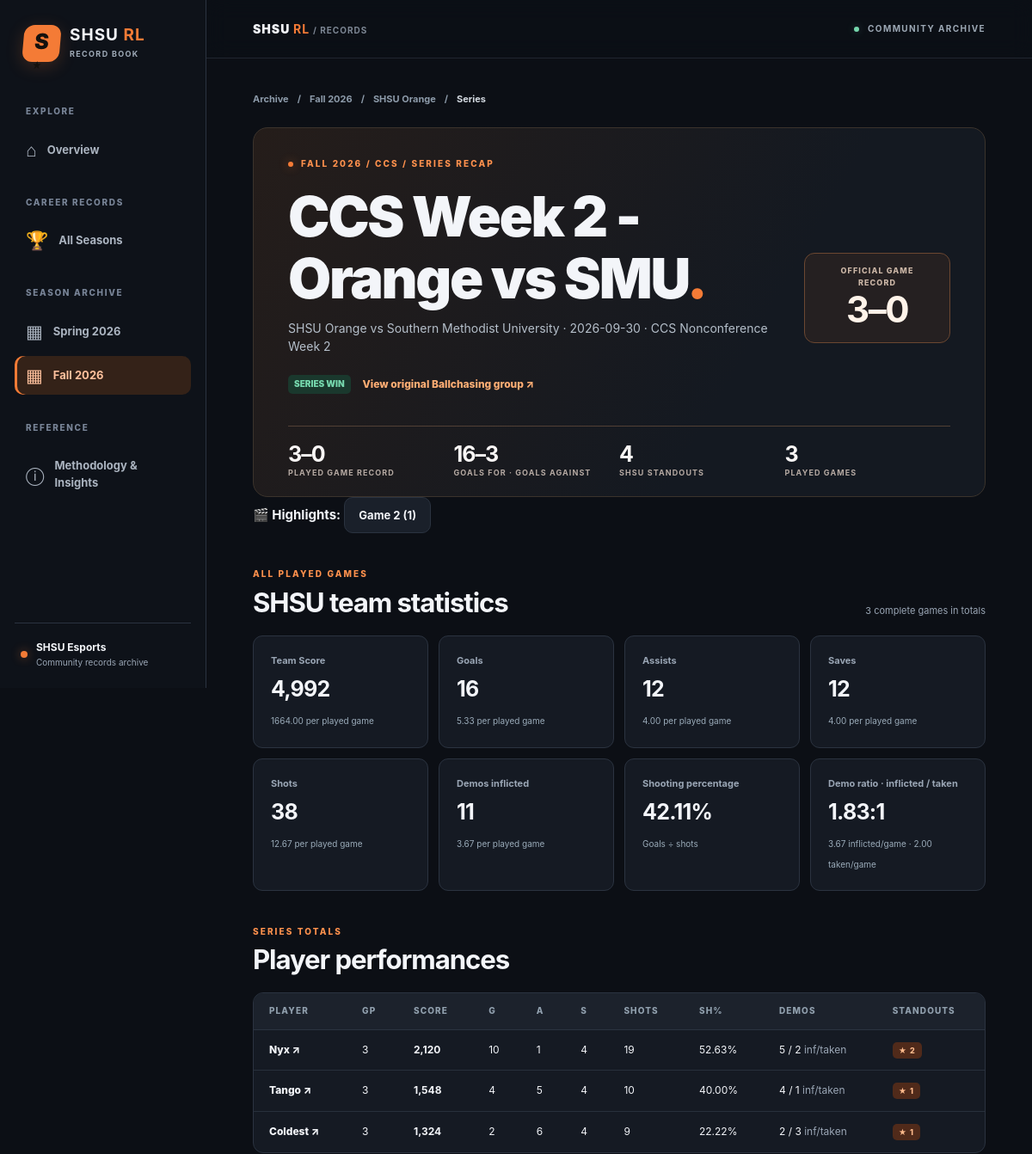
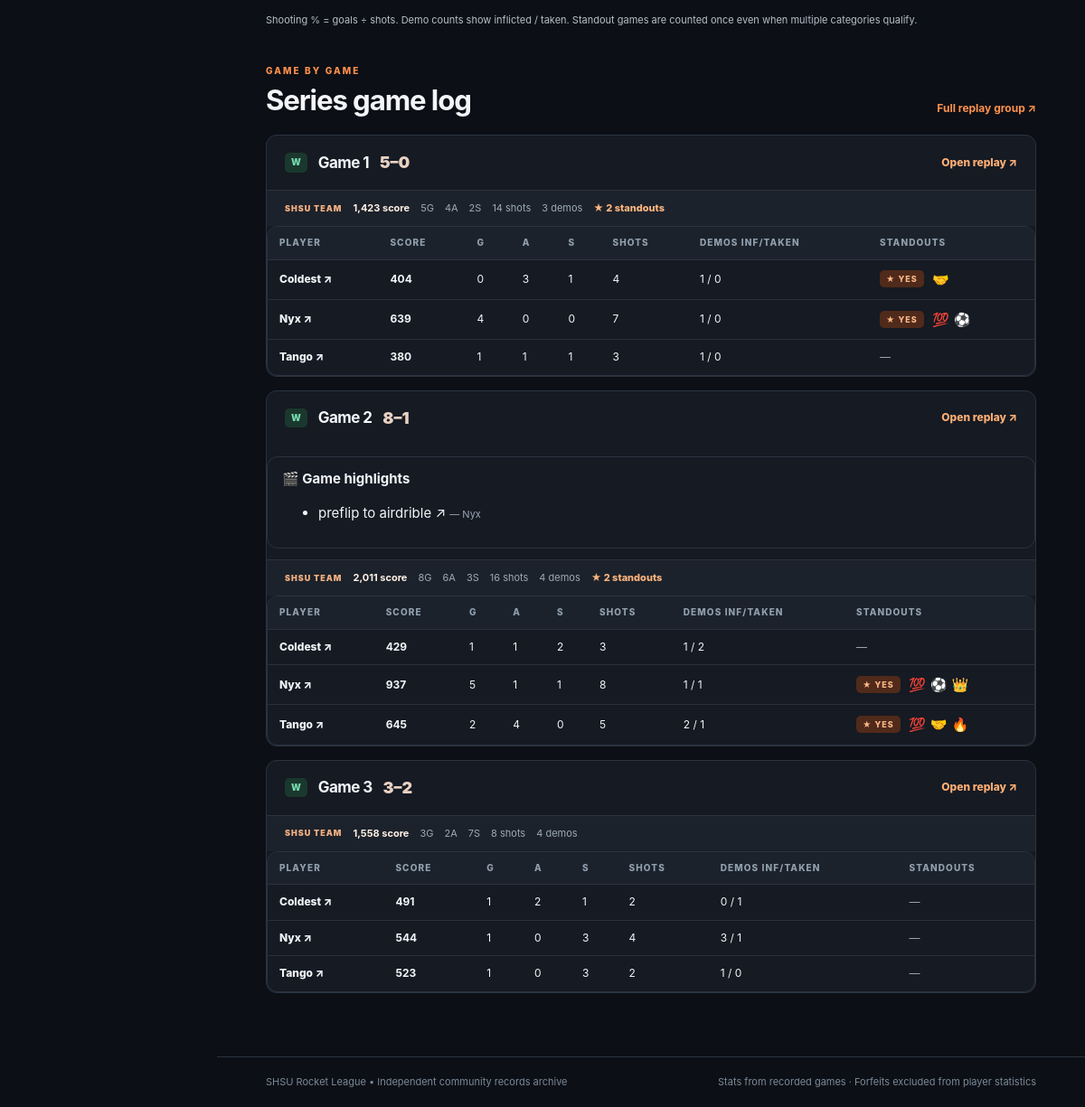
The page /series/3/ on the database its author committed (2 pictures, top to bottom).
### tables this page shows
CREATE TABLE seasons (
 id INTEGER PRIMARY KEY, slug TEXT NOT NULL UNIQUE, name TEXT NOT NULL UNIQUE
);

CREATE TABLE teams (
 id INTEGER PRIMARY KEY, slug TEXT NOT NULL UNIQUE, name TEXT NOT NULL UNIQUE
);

CREATE TABLE competitions (
 id INTEGER PRIMARY KEY, slug TEXT NOT NULL UNIQUE, name TEXT NOT NULL
);

CREATE TABLE series (
 id INTEGER PRIMARY KEY,
 season_id INTEGER NOT NULL REFERENCES seasons(id),
 team_season_id INTEGER NOT NULL,
 competition_id INTEGER NOT NULL REFERENCES competitions(id),
 opponent_id INTEGER NOT NULL REFERENCES opponents(id),
 played_on TEXT, round_label TEXT,
 result TEXT NOT NULL CHECK(result IN ('W','L','T','pending')),
 official_games_won INTEGER NOT NULL DEFAULT 0 CHECK(official_games_won >= 0),
 official_games_lost INTEGER NOT NULL DEFAULT 0 CHECK(official_games_lost >= 0),
 ballchasing_group_url TEXT, notes TEXT, title TEXT,
 FOREIGN KEY(team_season_id,season_id) REFERENCES team_seasons(id,season_id)
);

CREATE TABLE opponents (
 id INTEGER PRIMARY KEY, name TEXT NOT NULL UNIQUE
);

CREATE TABLE players (
 id INTEGER PRIMARY KEY, slug TEXT NOT NULL UNIQUE, display_name TEXT NOT NULL
);

CREATE TABLE games (
 id INTEGER PRIMARY KEY,
 series_id INTEGER NOT NULL REFERENCES series(id),
 game_number INTEGER NOT NULL CHECK(game_number >= 1),
 status TEXT NOT NULL DEFAULT 'played' CHECK(status IN ('played','forfeit_win','forfeit_loss')),
 team_goals INTEGER CHECK(team_goals >= 0),
 opponent_goals INTEGER CHECK(opponent_goals >= 0),
 opponent_shots INTEGER CHECK(opponent_shots >= 0),
 opponent_demos INTEGER CHECK(opponent_demos >= 0),
 ballchasing_replay_url TEXT, replay_id TEXT,
 UNIQUE(series_id,game_number),
 CHECK (
  (status='played' AND team_goals IS NOT NULL AND opponent_goals IS NOT NULL)
  OR
  (status<>'played' AND team_goals IS NULL AND opponent_goals IS NULL)
 )
);

CREATE TABLE player_game_stats (
 id INTEGER PRIMARY KEY,
 game_id INTEGER NOT NULL REFERENCES games(id),
 player_id INTEGER NOT NULL REFERENCES players(id),
 score INTEGER NOT NULL CHECK(score >= 0),
 goals INTEGER NOT NULL CHECK(goals >= 0),
 assists INTEGER NOT NULL CHECK(assists >= 0),
 saves INTEGER NOT NULL CHECK(saves >= 0),
 shots INTEGER NOT NULL CHECK(shots >= 0),
 demos INTEGER NOT NULL CHECK(demos >= 0), demos_taken INTEGER
CHECK (demos_taken >= 0),
 UNIQUE(game_id,player_id)
);

CREATE TABLE highlights (
    id INTEGER PRIMARY KEY,
    game_id INTEGER NOT NULL REFERENCES games(id) ON DELETE CASCADE,
    title TEXT NOT NULL CHECK(length(trim(title)) > 0),
    url TEXT NOT NULL CHECK(length(trim(url)) > 0)
);

### series_pages.py (the view)
@series_bp.route("/series/<int:series_id>/")
def series_page(series_id):
    with closing(repo.open_database(current_app.config["DATABASE"])) as conn:
        detail = load_series(conn, series_id)
    if detail is None:
        abort(404, description="That series has not been imported.")
    return render_template(
        "series.html", active_page="seasons",
        season={"slug": detail["series"]["season_slug"], "name": detail["series"]["season_name"]},
        standout_types=repo.STANDOUT_TYPES,
        **detail,
    )

### templates/series.html (shortened to what this page needs)
{% extends "base.html" %}
{% block content %}
<nav class="breadcrumbs" aria-label="Breadcrumb">
  <a href="{{ url_for('home') }}">Archive</a><span>/</span>
  <a href="{{ url_for('season_page', season_slug=series.season_slug) }}">{{ series.season_name }}</a><span>/</span>
  <a href="{{ url_for('team_page', season_slug=series.season_slug, team_slug=series.team_slug) }}">{{ series.team_name }}</a><span>/</span>
  <span>Series</span>
</nav>
<section class="page-hero compact-hero series-hero">
  {% set season_division = division_for_series(series.id) %}
  <div class="eyebrow"><span class="eyebrow-dot"></span> {{ series.season_name | upper }} / {{ series.competition | upper }}{% if season_division %} / {{ season_division | upper }}{% endif %} / SERIES RECAP</div>
  <div class="page-hero-row">
    <div>
      <h1>{{ series.title }}<span class="accent">.</span></h1>
      <p>{{ series.team_name }} vs {{ series.opponent }}{% if series.played_on %} · {{ series.played_on }}{% endif %}{% if series.round_label %} · {{ series.round_label }}{% endif %}</p>
      <div class="series-hero-actions">
        <span class="result-pill {{ 'win' if series.result == 'W' else 'loss' if series.result == 'L' else '' }}">
          {{ 'SERIES WIN' if series.result == 'W' else 'SERIES LOSS' if series.result == 'L' else 'SERIES ' ~ series.result }}
        </span>
        {% if series.ballchasing_group_url %}
        <a class="series-source-link" href="{{ series.ballchasing_group_url }}" target="_blank" rel="noopener noreferrer">View original Ballchasing group ↗</a>
        {% endif %}
      </div>
    </div>
    <div class="series-score" aria-label="Official game result">
      <span>OFFICIAL GAME RECORD</span>
      <strong>{{ series.official_games_won }}–{{ series.official_games_lost }}</strong>
    </div>
  </div>
  <div class="stat-strip">
    <div><strong>{{ team.played_wins }}–{{ team.played_losses }}</strong><span>Played game record</span></div>
    <div><strong>{{ team.goals_for }}–{{ team.goals_against }}</strong><span>Goals For · Goals Against</span></div>
    <div><strong>{{ team.standout_games }}</strong><span>SHSU standouts</span></div>
    <div><strong>{{ team.games }}</strong><span>Played games</span></div>
  </div>
</section>
  {% set highlighted_games = series_highlight_games(series.id) %}
  {% if highlighted_games %}
  <nav class="series-highlight-nav" aria-label="Games with highlights" style="margin:0 0 18px">
    <strong>🎬 Highlights:</strong>
    {% for hg in highlighted_games %}
      <a class="season-filter-link" href="#game-{{ hg.game_number }}">Game {{ hg.game_number }} ({{ hg.highlight_count }})</a>
    {% endfor %}
  </nav>
  {% endif %}
<section class="content-section">
  <div class="section-heading">
    <div><p class="eyebrow">ALL PLAYED GAMES</p><h2>SHSU team statistics</h2></div>
    <span class="small muted">{{ team.complete_games }} complete games in totals</span>
  </div>
  {% if team.complete_games %}
  <div class="metric-grid">
    {% for label, field in [('Team Score','score'),('Goals','goals'),('Assists','assists'),('Saves','saves'),('Shots','shots'),('Demos inflicted','demos')] %}
    <div class="metric-card">
      <span>{{ label }}</span>
      <strong>{{ "{:,}".format(team.totals[field]) }}</strong>
      <small>{{ "%.2f"|format(team.averages[field]) }} per played game</small>
    </div>
    {% endfor %}
    <div class="metric-card">
      <span>Shooting percentage</span>
      <strong>{{ "%.2f"|format(team.shooting_pct) ~ "%" if team.shooting_pct is not none else "—" }}</strong>
      <small>Goals ÷ shots</small>
    </div>
    <div class="metric-card">
      <span>Demo ratio · inflicted / taken</span>
      <strong>{{ team.demo_ratio if team.demo_ratio is not none else "—" }}</strong>
      <small>
        {{ "%.2f"|format(team.averages.demos) }} inflicted/game ·
        {% if team.averages.demos_taken is not none %}{{ "%.2f"|format(team.averages.demos_taken) }} taken/game{% else %}taken data unavailable{% endif %}
      </small>
    </div>
  </div>
  {% else %}
  <div class="empty-state"><h3>No complete SHSU box scores yet</h3><p>This series doesn't have a full three-player game recorded.</p></div>
  {% endif %}
</section>
<section class="content-section">
  <div class="section-heading">
    <div><p class="eyebrow">SERIES TOTALS</p><h2>Player performances</h2></div>
  </div>
  {% if player_totals %}
  <div class="table-scroll">
    <table class="data-table series-player-table">
      <thead><tr>
        <th>Player</th><th>GP</th><th>Score</th><th>G</th><th>A</th><th>S</th>
        <th>Shots</th><th>Sh%</th><th>Demos</th><th>Standouts</th>
      </tr></thead>
      <tbody>
      {% for p in player_totals %}
        {% set stats = p.summary %}
        <tr>
          <td><a class="player-link" href="{{ url_for('player_profile_season', player_slug=p.slug, view_slug=series.season_slug) }}">{{ p.name }} ↗</a></td>
          <td>{{ stats.games }}</td>
          <td><strong>{{ "{:,}".format(stats.totals.score) }}</strong></td>
          <td>{{ stats.totals.goals }}</td>
          <td>{{ stats.totals.assists }}</td>
          <td>{{ stats.totals.saves }}</td>
          <td>{{ stats.totals.shots }}</td>
          <td>{{ "%.2f"|format(stats.shooting_pct) ~ "%" if stats.shooting_pct is not none else "—" }}</td>
          <td>{{ stats.totals.demos }} / {{ stats.demos_taken if stats.demos_taken is not none else "—" }} <span class="muted">inf/taken</span></td>
          <td>{% if stats.standouts %}<span class="pill pill-orange">★ {{ stats.standouts }}</span>{% else %}<span class="muted">—</span>{% endif %}</td>
        </tr>
      {% endfor %}
      </tbody>
    </table>
  </div>
  <p class="footnote">Shooting % = goals ÷ shots. Demo counts show inflicted / taken. Standout games are counted once even when multiple categories qualify.</p>
  {% else %}
  <div class="empty-state"><h3>No SHSU player appearances yet</h3><p>Import the series replay data to populate this section.</p></div>
  {% endif %}
</section>
<section class="content-section">
  <div class="section-heading">
    <div><p class="eyebrow">GAME BY GAME</p><h2>Series game log</h2></div>
    {% if series.ballchasing_group_url %}<a class="text-link" href="{{ series.ballchasing_group_url }}" target="_blank" rel="noopener noreferrer">Full replay group ↗</a>{% endif %}
  </div>
  <div class="series-game-stack">
  {% for g in games %}
    <article class="series-game-card" id="game-{{ g.game_number }}">
      <div class="series-game-heading">
        <div class="series-game-name">
          <span class="result-pill {{ 'win' if g.result in ('W','FW') else 'loss' if g.result in ('L','FL') else '' }}">{{ g.result }}</span>
          <h3>Game {{ g.game_number }}</h3>
          {% if g.status == 'played' %}
            <span class="series-game-score">{{ g.team_goals }}–{{ g.opponent_goals }}</span>
          {% else %}
            <span class="muted small">Awarded {{ 'win' if g.status=='forfeit_win' else 'loss' }} · No played stats</span>
          {% endif %}
        </div>
        {% if g.replay_url %}<a class="series-replay-link" href="{{ g.replay_url }}" target="_blank" rel="noopener noreferrer">Open replay ↗</a>{% endif %}
      </div>
      {% set clips = highlights_for_game(g.id) %}
      {% if clips %}
      <div class="series-highlight-list" style="margin:12px 0;padding:12px 16px;border:1px solid var(--line);border-radius:12px">
        <strong>🎬 Game highlights</strong>
        <ul>
        {% for clip in clips %}
          <li><a href="{{ clip.url }}" target="_blank" rel="noopener noreferrer">{{ clip.title }} ↗</a>
            {% if clip.players %}<span class="small muted"> — {% for p in clip.players %}{{ p.display_name }}{% if not loop.last %}, {% endif %}{% endfor %}</span>{% endif %}
          </li>
        {% endfor %}
        </ul>
      </div>
      {% endif %}
      {% if g.status == 'played' %}
        {% if g.complete %}
        <div class="series-game-totals">
          <span>SHSU TEAM</span>
          <b>{{ "{:,}".format(g.team_totals.score) }} score</b>
          <span>{{ g.team_totals.goals }}G</span>
          <span>{{ g.team_totals.assists }}A</span>
          <span>{{ g.team_totals.saves }}S</span>
          <span>{{ g.team_totals.shots }} shots</span>
          <span>{{ g.team_totals.demos }} demos</span>
          {% if g.team_totals.standouts %}<span class="series-standout-mark">★ {{ g.team_totals.standouts }} standout{{ 's' if g.team_totals.standouts != 1 else '' }}</span>{% endif %}
        </div>
        {% endif %}
        {% if g.players %}
        <div class="table-scroll">
          <table class="data-table series-game-players">
            <thead><tr><th>Player</th><th>Score</th><th>G</th><th>A</th><th>S</th><th>Shots</th><th>Demos inf/taken</th><th>Standouts</th></tr></thead>
            <tbody>
            {% for p in g.players %}
            <tr>
              <td><a class="player-link" href="{{ url_for('player_profile_season', player_slug=p.player_slug, view_slug=series.season_slug) }}">{{ p.display_name }} ↗</a></td>
              <td><b>{{ p.score }}</b></td><td>{{ p.goals }}</td><td>{{ p.assists }}</td><td>{{ p.saves }}</td>
              <td>{{ p.shots }}</td>
              <td>{{ p.demos }} / {{ p.demos_taken if p.demos_taken is not none else "—" }}</td>
              <td>
                {% if p.is_standout %}
                  <span class="pill pill-orange">★ YES</span>
                  <div class="series-accolades">{% for a in p.accolades %}<span title="{{ a.label }}">{{ a.icon }}</span>{% endfor %}</div>
                {% else %}<span class="muted">—</span>{% endif %}
              </td>
            </tr>
            {% endfor %}
            </tbody>
          </table>
        </div>
        {% else %}
        <p class="muted small series-empty-game">No SHSU player statistics found for this played game.</p>
        {% endif %}
      {% endif %}
    </article>
  {% else %}
    <div class="empty-state"><h3>No games are attached to this series yet</h3></div>
  {% endfor %}
  </div>
</section>
{% endblock %}

### templates/base.html (shortened to what this page needs)
<!DOCTYPE html>
<html lang="en">
<head>
  <link rel="stylesheet" href="{{ url_for('static', filename='css/style.css') }}">
</head>
<body>
  <div class="site-shell">
    <aside class="sidebar" id="site-sidebar" aria-label="Main navigation">
      <a class="brand" href="{{ url_for('home') }}" aria-label="SHSU Rocket League Records home">
        <span class="brand-mark" aria-hidden="true">S<span>★</span></span>
        <span class="brand-copy"><strong>SHSU <span>RL</span></strong><small>RECORD BOOK</small></span>
      </a>
      <div class="nav-section">
        <div class="nav-label">EXPLORE</div>
        <a class="nav-link {{ 'active' if active_page == 'home' else '' }}" href="{{ url_for('home') }}">
          <span aria-hidden="true">⌂</span> Overview
        </a>
        <div class="nav-label nav-label--spaced">CAREER RECORDS</div>
        <a class="nav-link {{ 'active' if active_page == 'all_seasons' else '' }}"
           href="{{ url_for('all_seasons_page') }}">
          <span aria-hidden="true">🏆</span> All Seasons
        </a>
        <div class="nav-label nav-label--spaced">SEASON ARCHIVE</div>
        {% for nav_season in site_seasons %}
        <a class="nav-link {{ 'active' if active_page == 'seasons' and season is defined and season is not none and season.slug == nav_season.slug else '' }}"
           href="{{ url_for('season_page', season_slug=nav_season.slug) }}">
          <span aria-hidden="true">▦</span> {{ nav_season.name }}
        </a>
        {% endfor %}
        <div class="nav-label nav-label--spaced">REFERENCE</div>
        <a class="nav-link {{ 'active' if active_page == 'methodology' else '' }}"
           href="{{ url_for('methodology_page') }}">
          <span aria-hidden="true">ⓘ</span> Methodology &amp; Insights
        </a>
      </div>
      <div class="sidebar-footer">
        <span class="status-dot"></span>
        <div><strong>SHSU Esports</strong><small>Community records archive</small></div>
      </div>
    </aside>
    <div class="main-shell">
      <header class="topbar">
        <a class="topbar-brand" href="{{ url_for('home') }}">SHSU <b>RL</b> <span>/ RECORDS</span></a>
        <div class="topbar-meta"><span class="live-dot"></span> COMMUNITY ARCHIVE</div>
      </header>
      <main id="main" class="page-content">
        {% block content %}{% endblock %}
      </main>
      <footer class="site-footer">
        <span>SHSU Rocket League • Independent community records archive</span>
        <span>Stats from recorded games · Forfeits excluded from player statistics</span>
      </footer>
    </div>
  </div>
</body>
</html>

### rows shown on the page
seasons: name "Spring 2026"
seasons: name "Fall 2026", season_name "Fall 2026", season_name "FALL 2026"
teams: team_name "SHSU Orange"
competitions: competition "CCS"
series: title "CCS Week 2 - Orange vs SMU", played_on "2026-09-30", round_label "CCS Nonconference Week 2", result "SERIES WIN", official_games_won "3", official_games_lost "0"
opponents: opponent "Southern Methodist University"
players: name "Nyx", display_name "Nyx"
players: name "Tango"
players: name "Coldest"
games: result "W", game_number "1", team_goals "5", opponent_goals "0", team_totals.score "1,423", team_totals.goals "5", team_totals.assists "4", team_totals.saves "2", team_totals.shots "14", team_totals.demos "3", team_totals.standouts "2", team_totals "s"
player_game_stats: display_name "Coldest", score "404", goals "0", assists "3", saves "1", shots "4", demos "1", demos_taken "0", icon "🤝"
player_game_stats: display_name "Nyx", score "639", goals "4", assists "0", saves "0", shots "7", demos "1", demos_taken "0", icon "💯" "⚽"
player_game_stats: display_name "Tango", score "380", goals "1", assists "1", saves "1", shots "3", demos "1", demos_taken "0"
games: result "W", game_number "2", team_goals "8", opponent_goals "1", team_totals.score "2,011", team_totals.goals "8", team_totals.assists "6", team_totals.saves "3", team_totals.shots "16", team_totals.demos "4", team_totals.standouts "2", team_totals "s"
highlights: title "preflip to airdrible"
player_game_stats: display_name "Coldest", score "429", goals "1", assists "1", saves "2", shots "3", demos "1", demos_taken "2"
player_game_stats: display_name "Nyx", score "937", goals "5", assists "1", saves "1", shots "8", demos "1", demos_taken "1", icon "💯" "⚽" "👑"
player_game_stats: display_name "Tango", score "645", goals "2", assists "4", saves "0", shots "5", demos "2", demos_taken "1", icon "💯" "🤝" "🔥"
games: result "W", game_number "3", team_goals "3", opponent_goals "2", team_totals.score "1,558", team_totals.goals "3", team_totals.assists "2", team_totals.saves "7", team_totals.shots "8", team_totals.demos "4"
player_game_stats: display_name "Coldest", score "491", goals "1", assists "2", saves "1", shots "2", demos "0", demos_taken "1"
player_game_stats: display_name "Nyx", score "544", goals "1", assists "0", saves "3", shots "4", demos "3", demos_taken "1"
player_game_stats: display_name "Tango", score "523", goals "1", assists "0", saves "3", shots "2", demos "1", demos_taken "0"

### other values the page prints
{{ team.played_wins }} "3"
{{ team.played_losses }} "0"
{{ team.goals_for }} "16"
{{ team.goals_against }} "3"
{{ team.standout_games }} "4"
{{ team.games }} "3"
{{ hg.game_number }} "2"
{{ hg.highlight_count }} "1"
{{ team.complete_games }} "3"
{{ label }} "Team Score" "Goals" "Assists" "Saves" "Shots" "Demos inflicted"
{{ "{:,}".format(team.totals[field]) }} "4,992" "16" "12" "12" "38" "11"
{{ "%.2f"|format(team.averages[field]) }} "1664.00" "5.33" "4.00" "4.00" "12.67" "3.67"
{{ team.demo_ratio if team.demo_ratio is not none else "—" }} "1.83:1"
{{ "%.2f"|format(team.averages.demos) }} "3.67"
{{ "%.2f"|format(team.averages.demos_taken) }} "2.00"
